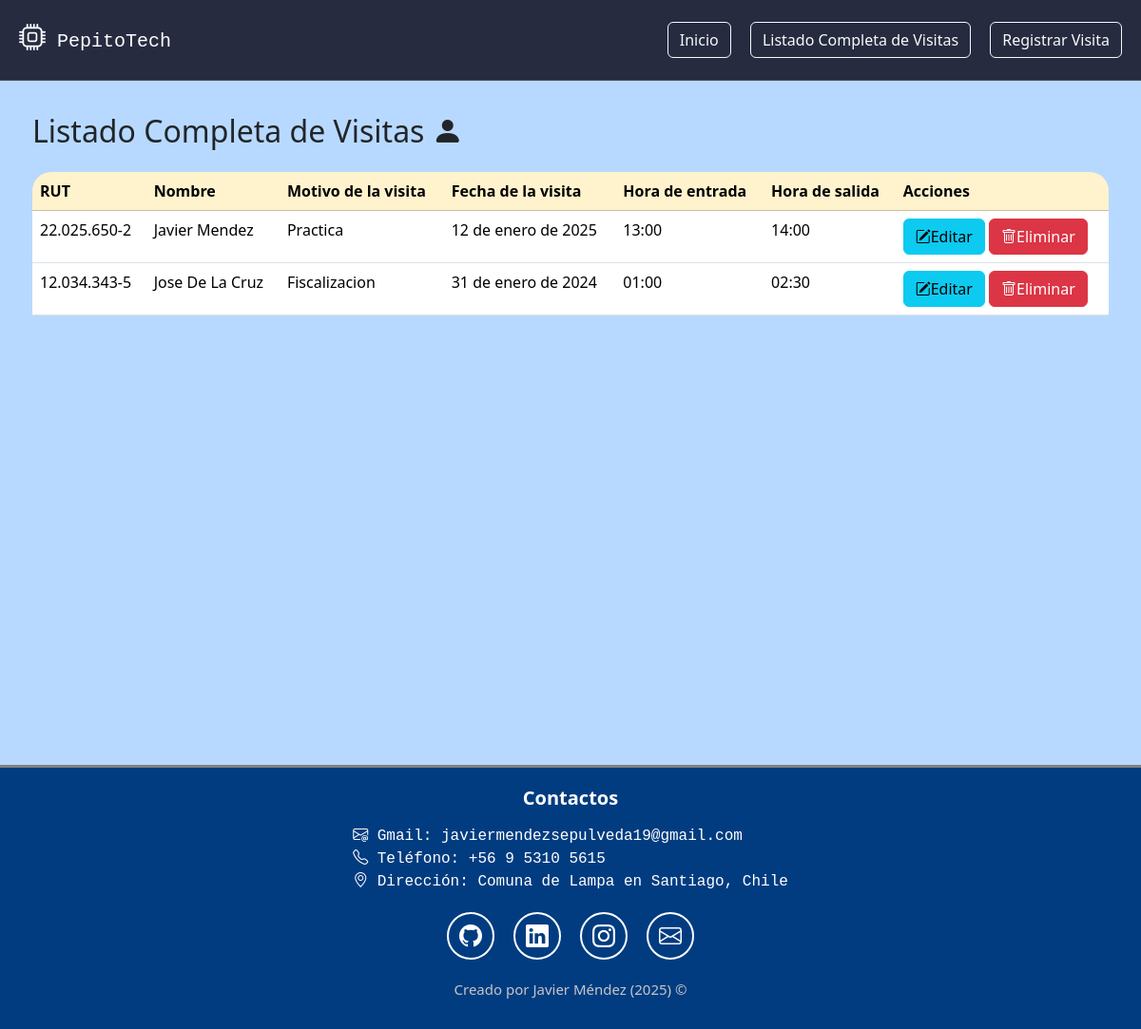
The app's page /visita/lista_completa, older data.
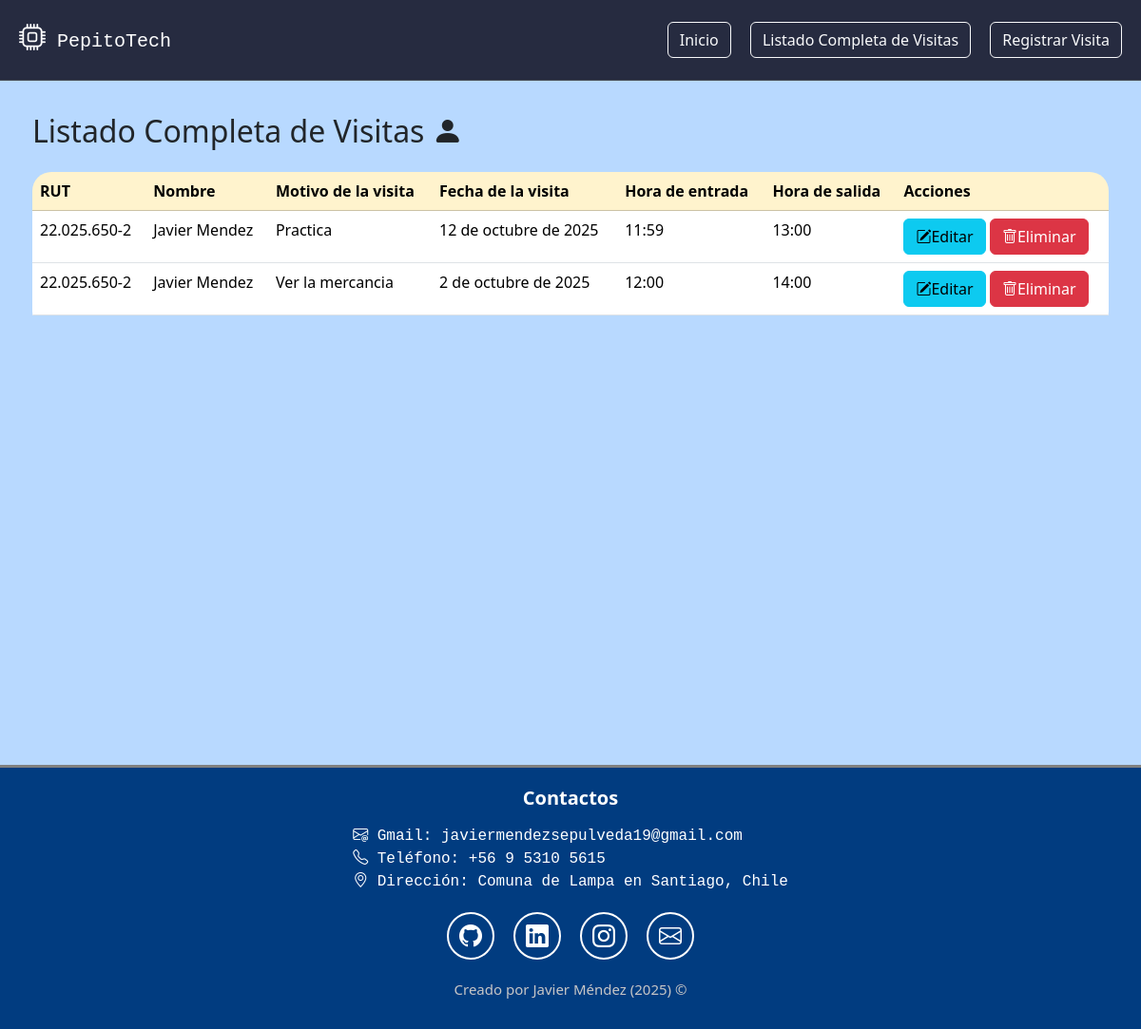
The same page, newer data.
### SistemaRegistros/models.py (models this page shows, shortened)
class Visita(models.Model):
    rut = models.CharField(max_length=10)
    nombre = models.CharField(max_length=50)
    motivo_visita = models.TextField(max_length=200)
    fecha_visita = models.DateField()
    hora_entrada = models.TimeField()
    hora_salida = models.TimeField()

### SistemaRegistros/views.py (the view)
# urls.py: path("visita/lista_completa", views.lista_completa, name="lista_completa"),
def lista_completa(request):
    visitas = Visita.objects.all()
    return render(request, 'SistemaRegistros/lista_completa.html', {'visitas': visitas})

### SistemaRegistros/templatetags/filtros.py (called while the page is built)
@register.filter
def formatear_rut(rut: str) -> str:
    if not rut:
        return ""
    rut = rut.replace(".", "").upper()
    if "-" not in rut:
        return rut
    cuerpo, dv = rut.split("-")
    cuerpo = cuerpo[::-1]
    partes = [cuerpo[i:i+3] for i in range(0, len(cuerpo), 3)]
    cuerpo = ".".join(partes)[::-1]
    return f"{cuerpo}-{dv}"

### SistemaRegistros/templates/SistemaRegistros/lista_completa.html (shortened to what this page needs)
{% extends 'SistemaRegistros/base.html' %}
{% load filtros %}
{% block content %}
    <section class="seccion-listado">
        <div class="p-4">
            <h2 class="mb-4">
                Listado Completa de Visitas
                <span><i class="bi bi-person-fill"></i></span>
            </h2>
            <div class="contenedor-tabla table-responsive">
                <table class="table table-hover">
                    <thead class="table-warning">
                        <tr>
                            <th scope="col">RUT</th>
                            <th scope="col">Nombre</th>
                            <th scope="col">Motivo de la visita</th>
                            <th scope="col">Fecha de la visita</th>
                            <th scope="col">Hora de entrada</th>
                            <th scope="col">Hora de salida</th>
                            <th scope="col">Acciones</th>
                        </tr>
                    </thead>
                    <tbody>
                        {% for visita in visitas %}
                            <tr>
                                <td>{{ visita.rut|formatear_rut }}</td>
                                <td>{{ visita.nombre }}</td>
                                <td>{{ visita.motivo_visita }}</td>
                                <td>{{ visita.fecha_visita }}</td>
                                <td>{{ visita.hora_entrada }}</td>
                                <td>{{ visita.hora_salida }}</td>
                                <td>
                                    <a href="{% url 'editar_visita' visita.id %}" class="btn btn-info"><i class="bi bi-pencil-square"></i>Editar</a>
                                    <a href="{% url 'eliminar_visita' visita.id %}" class="btn btn-danger"><i class="bi bi-trash"></i>Eliminar</a>
                                </td>
                            </tr>
                        {% empty %}
                            <tr>
                                <td colspan="7" class="text-center">No hay ninguna visita registrada todavia.</td>
                            </tr>
                        {% endfor %}
                    </tbody>
                </table>
            </div>
        </div>
    </section>
{% endblock %}

### SistemaRegistros/templates/SistemaRegistros/base.html (shortened to what this page needs)
{% load static %}
<!DOCTYPE html>
<html lang="es">
<head>
    <link href="https://cdn.jsdelivr.net/npm/bootstrap@5.3.8/dist/css/bootstrap.min.css" rel="stylesheet">
    <link href="https://cdn.jsdelivr.net/npm/bootstrap-icons@1.10.5/font/bootstrap-icons.css" rel="stylesheet">
    <link rel="stylesheet" href="{% static 'SistemaRegistros/css/base.css' %}">
</head>
<body>
    <nav class="navbar border-bottom border-body" data-bs-theme="dark">
        <div class="container-fluid">
            <a class="navbar-brand m-2" href="{% url 'lista_visitas' %}" style="font-family: monospace;">
                <i class="bi bi-cpu fs-3"></i>
                PepitoTech
            </a>
            <div>
                <a class="btn btn-outline-light mx-2" href="{% url 'lista_visitas' %}">Inicio</a>
                <a class="btn btn-outline-light mx-2" href="{% url 'lista_completa' %}">Listado Completa de Visitas</a>
                <a class="btn btn-outline-light mx-2" href="{% url 'registrar_visita' %}">Registrar Visita</a>
            </div>
        </div>
    </nav>
    {% block content %}
    {% endblock %}
    <footer class="pie-pagina d-flex flex-column align-items-center justify-content-center">
        <div class="footer-text">
            <h5 class="mb-3 fw-bold text-center">Contactos</h5>
            <ul style="font-family: monospace;" class="list-unstyled mb-0">
                <li><i class="bi bi-envelope-at"></i> Gmail: javiermendezsepulveda19@gmail.com</li>
                <li><i class="bi bi-telephone"></i> Teléfono: +56 9 5310 5615</li>
                <li><i class="bi bi-geo-alt"></i> Dirección: Comuna de Lampa en Santiago, Chile</li>
            </ul>
        </div>
        <div class="iconos-redes-sociales d-flex flex-wrap align-items-center justify-content-center">
            <a href="https://github.com/javierpepito/skills-introduction-to-github" target="_blank" rel="noopener noreferrer">
                <i class="bi bi-github"></i>
            </a>
            <a href="https://www.linkedin.com/in/javierpepito-m%C3%A9ndez-sepulveda-5b8810360/" target="_blank" rel="noopener noreferrer">
                <i class="bi bi-linkedin"></i>
            </a>
            <a href="https://www.instagram.com/javier___pepito/" target="_blank" rel="noopener noreferrer">
                <i class="bi bi-instagram"></i>
            </a>
            <a href="mailto:javiermendezsepulveda19@gmail.com" target="_blank" rel="noopener noreferrer">
                <i class="bi bi-envelope"></i>
            </a>
        </div>
        <div class="copyright">Creado por Javier Méndez (2025) &#169;</div>
    </footer>
</body>
</html>

### SistemaRegistros/static/SistemaRegistros/css/base.css (style rules this page uses)
.navbar { background-color: #262b40; }
.seccion-listado { background-color: #B8D9FF; padding: 10px; min-height: calc(100vh - 80px); }
.contenedor-tabla { border-radius: 20px; }
.pie-pagina { background-color: #013c80; border-top: solid grey 3px; color: white; padding: 20px; min-height: 250px; }
.footer-text { margin-bottom: 10px; }
.iconos-redes-sociales a { width: 50px; height: 50px; display: flex; align-items: center; justify-content: center; padding: 2px; margin: 10px; border: 2px solid white; border-radius: 50%; transition: all 0.2s ease-in; }
.iconos-redes-sociales i { color: white; font-size: 1.5rem; transition: all 0.2s ease-in; }
.copyright { font-size: 15px; color: #c7c6c6; padding: 10px; }

Row changes from the older to the newer data that the page shows:
removed Visita: rut "22.025.650-2", nombre "Javier Mendez", motivo_visita "Practica", fecha_visita "12 de enero de 2025", hora_entrada "13:00", hora_salida "14:00"
removed Visita: rut "12.034.343-5", nombre "Jose De La Cruz", motivo_visita "Fiscalizacion", fecha_visita "31 de enero de 2024", hora_entrada "01:00", hora_salida "02:30"
added Visita: rut "22.025.650-2", nombre "Javier Mendez", motivo_visita "Practica", fecha_visita "12 de octubre de 2025", hora_entrada "11:59", hora_salida "13:00"
added Visita: rut "22.025.650-2", nombre "Javier Mendez", motivo_visita "Ver la mercancia", fecha_visita "2 de octubre de 2025", hora_entrada "12:00", hora_salida "14:00"
